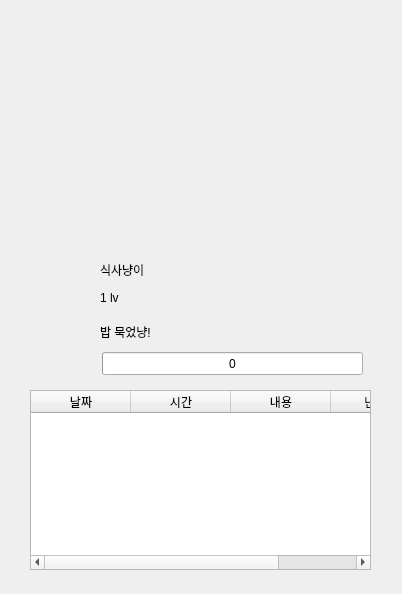
<?xml version="1.0" encoding="UTF-8"?>
<ui version="4.0">
 <class>Dialog</class>
 <widget class="QDialog" name="Dialog">
  <property name="geometry">
   <rect>
    <x>0</x>
    <y>0</y>
    <width>402</width>
    <height>594</height>
   </rect>
  </property>
  <property name="windowTitle">
   <string>Dialog</string>
  </property>
  <property name="windowIcon">
   <iconset>
    <normaloff>../images/IMG_3253.ico</normaloff>../images/IMG_3253.ico</iconset>
  </property>
  <widget class="QProgressBar" name="exp_progressBar">
   <property name="geometry">
    <rect>
     <x>102</x>
     <y>352</y>
     <width>261</width>
     <height>23</height>
    </rect>
   </property>
   <property name="maximum">
    <number>10</number>
   </property>
   <property name="value">
    <number>0</number>
   </property>
   <property name="format">
    <string>%p</string>
   </property>
  </widget>
  <widget class="QLabel" name="label">
   <property name="geometry">
    <rect>
     <x>100</x>
     <y>262</y>
     <width>56</width>
     <height>16</height>
    </rect>
   </property>
   <property name="styleSheet">
    <string notr="true">font: 9pt &quot;경기천년바탕 Regular&quot;;</string>
   </property>
   <property name="text">
    <string>식사냥이</string>
   </property>
  </widget>
  <widget class="QLabel" name="label_3">
   <property name="geometry">
    <rect>
     <x>100</x>
     <y>324</y>
     <width>56</width>
     <height>16</height>
    </rect>
   </property>
   <property name="styleSheet">
    <string notr="true">font: 9pt &quot;경기천년바탕 Regular&quot;;</string>
   </property>
   <property name="text">
    <string>밥 묵었냥!</string>
   </property>
  </widget>
  <widget class="QLabel" name="label_4">
   <property name="geometry">
    <rect>
     <x>100</x>
     <y>292</y>
     <width>56</width>
     <height>12</height>
    </rect>
   </property>
   <property name="styleSheet">
    <string notr="true">font: 9pt &quot;경기천년바탕 Regular&quot;;</string>
   </property>
   <property name="text">
    <string>1 lv</string>
   </property>
  </widget>
  <widget class="QTableWidget" name="tableWidget">
   <property name="geometry">
    <rect>
     <x>30</x>
     <y>390</y>
     <width>341</width>
     <height>180</height>
    </rect>
   </property>
   <column>
    <property name="text">
     <string>날짜</string>
    </property>
   </column>
   <column>
    <property name="text">
     <string>시간</string>
    </property>
   </column>
   <column>
    <property name="text">
     <string>내용</string>
    </property>
   </column>
   <column>
    <property name="text">
     <string>난이도</string>
    </property>
   </column>
  </widget>
 </widget>
 <resources/>
 <connections/>
</ui>
